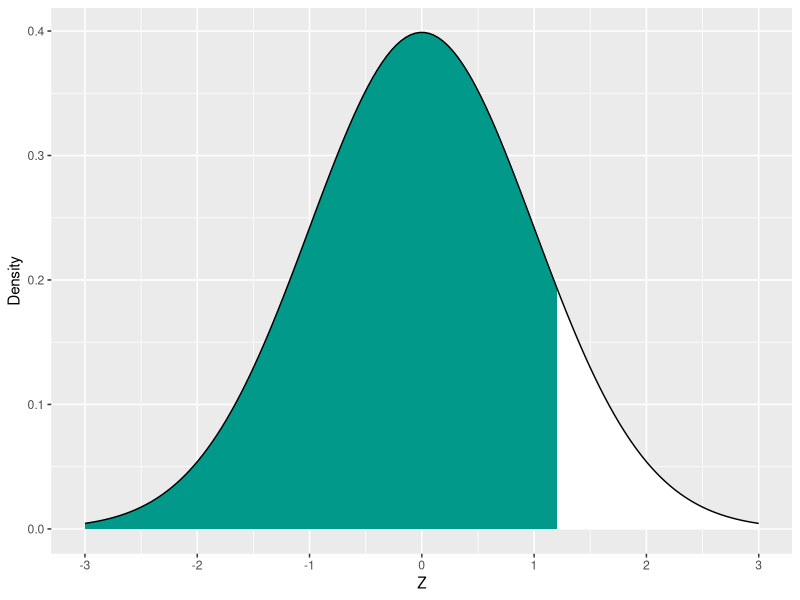
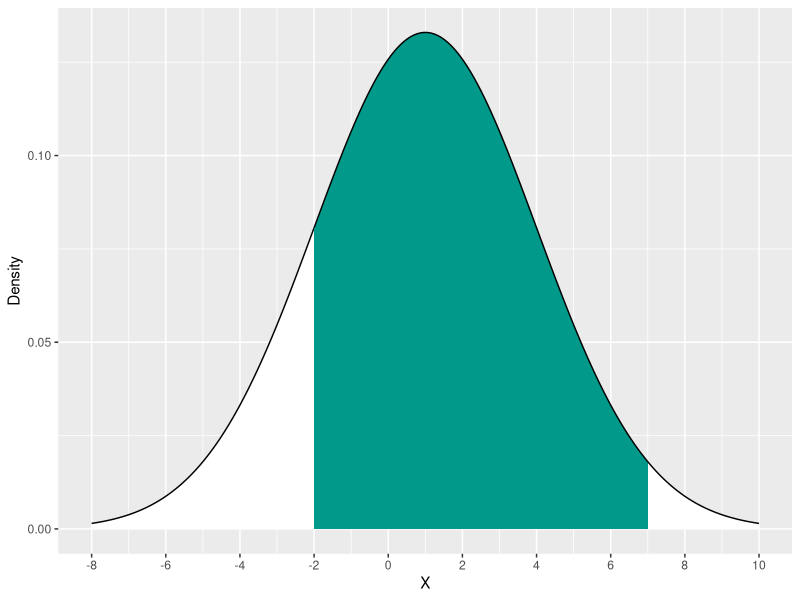
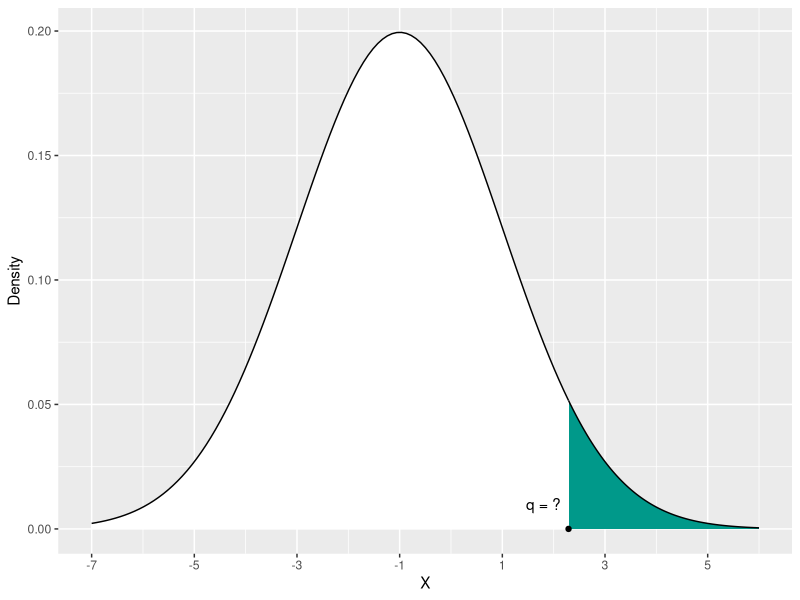

The R source for these figures, in order:
## ---- chunk 1

## ---- chunk 2
library(tidyverse)
## ---- chunk 3
cutoff <- 1.2
ggplot(NULL, aes(c(-3,3))) +
  geom_area(stat = "function", fun = dnorm, 
            fill = "#00998a", xlim = c(-3, cutoff), color = "black") +
  geom_area(stat = "function", fun = dnorm, 
            fill = "#FFFFFF", xlim = c(cutoff, 3), color = "black") +
  labs(x = "Z", y = "Density") +
  scale_x_continuous(breaks = -3:3)
## ---- chunk 4
cutoff1 <- -2
cutoff2 <- 7
ggplot(NULL, aes(c(-8,10))) +
  geom_area(stat = "function", fun = dnorm, args = list(mean = 1, sd = 3), 
            fill = "#FFFFFF", xlim = c(-8, cutoff1), color = "black") +
  geom_area(stat = "function", fun = dnorm, args = list(mean = 1, sd = 3), 
            fill = "#00998a", xlim = c(cutoff1, cutoff2), color = "black") +
  geom_area(stat = "function", fun = dnorm, args = list(mean = 1, sd = 3), 
            fill = "#FFFFFF", xlim = c(cutoff2, 10), color = "black") +
  labs(x = "X", y = "Density") +
  scale_x_continuous(breaks = seq(-8, 10, by = 2))
## ---- chunk 5
cutoff <- qnorm(0.05, mean = -1, sd = 2, lower.tail = FALSE)
ggplot(NULL, aes(c(-7,6))) +
  geom_area(stat = "function", fun = dnorm, 
            args = list(mean = -1, sd = 2),
            fill = "#FFFFFF", xlim = c(-7, cutoff), color = "black") +
  geom_area(stat = "function", fun = dnorm, 
            args = list(mean = -1, sd = 2),
            fill = "#00998a", xlim = c(cutoff, 6), color = "black") +
  labs(x = "X", y = "Density") +
  scale_x_continuous(breaks = seq(-7, 6, by = 2)) +
  geom_point(data = data.frame(x = cutoff, y = 0), aes(x,y)) + 
  geom_text(aes(x = 1.8, y = 0.01, label = "q = ?"))
